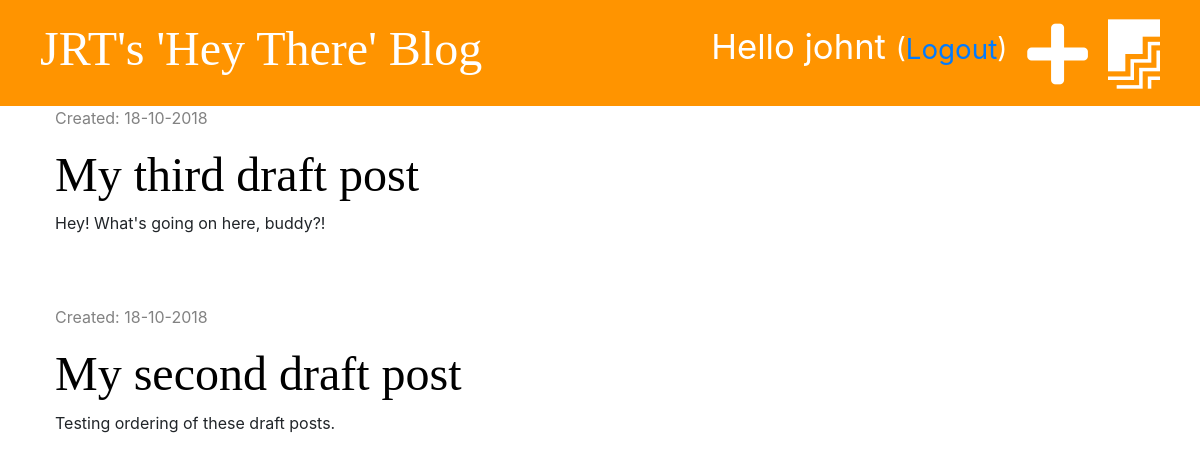
Page /drafts/ (signed in) on the committed database.
### blog/models.py (models this page shows, shortened)
class Post(models.Model):
    author = models.ForeignKey('auth.User', on_delete=models.CASCADE)
    title = models.CharField(max_length=200)
    text = models.TextField()
    created_date = models.DateTimeField(default=timezone.now)
    published_date = models.DateTimeField(blank=True, null=True)

### blog/views.py (the view)
# urls.py: path('drafts/', views.post_draft_list, name='post_draft_list'),
@login_required
def post_draft_list(request):
    posts = Post.objects.filter(published_date__isnull=True).order_by('-created_date')
    stuff_for_frontend = {'posts': posts}
    return render(request, 'blog/post_draft_list.html', stuff_for_frontend)

### blog/templates/blog/post_draft_list.html (shortened to what this page needs)
{% extends 'blog/base.html'%}
{% block content %}
    {% for post in posts %}
        <div class="post">
            <p class="date">Created: {{ post.created_date|date:'d-m-Y' }}</p>
            <h1><a href="{% url 'post_detail' pk=post.pk %}" >{{ post.title }}</a></h1>
            <p>{{ post.text|truncatechars:50 }}</p>
        </div>
    {% endfor %}
{% endblock %}

### blog/templates/blog/base.html (shortened to what this page needs)
{% load staticfiles %}
<html>
<head>
    <link rel="stylesheet" href="https://stackpath.bootstrapcdn.com/bootstrap/4.1.3/css/bootstrap.min.css">
    <link rel="stylesheet" href="{% static 'css/blog.css' %}">
    <link rel="stylesheet" href="https://use.fontawesome.com/releases/v5.4.1/css/all.css">
    <link rel="stylesheet" href="{% static 'css/zenburn.css' %}">
</head>
<body>
<div class="page-header">
    {% if user.is_authenticated %}
        <a href="{% url 'post_draft_list' %}" class="top-menu"><i class="fab fa-firstdraft fa-2x" style="color: white"></i></a>
        <a href="{% url 'post_new' %}" class="top-menu"><i class="fas fa-plus fa-2x" style="color: white"></i></a>
        <p class="top-menu">Hello {{ user.username }} <small>(<a href="{% url 'logout' %}">Logout</a>)</small></p>
    {% else %}
        <a href="{% url 'login' %}" class="top-menu"><i class="fas fa-sign-in-alt fa-2x" style="color: white"></i></a>
    {% endif %}
    <h1><a href="/">JRT's 'Hey There' Blog</a></h1>
</div>
<div class="content container">
    <div class="row">
        <div class="col-md-8">
            {% block content %}
            {% endblock %}
         </div>
    </div>
</div>
</body>
</html>

### blog/static/css/blog.css (style rules this page uses)
.page-header { background-color: #ff9400; margin-top: 0; padding: 20px 20px 20px 40px; }
.page-header h1, .page-header h1 a { color: #ffffff; font-size: 36pt; text-decoration: none; }
.content { margin-left: 40px; }
h1, h2, h3, h4 { font-family: 'Tangerine', 'Inconsolata', 'Droid Sans', serif; font-size: 48px; }
.date { color: #828282; }
.post { margin-bottom: 70px; }
.post h1 a { color: #000000; }
.top-menu, top-menu:hover { color: #ffffff; float: right; font-size: 26pt; margin-right: 20px; }

### rows in the picture
Post: created_date "18-10-2018", title "My third draft post", text "Hey! What's going on here, buddy?!"
Post: created_date "18-10-2018", title "My second draft post", text "Testing ordering of these draft posts."

### other values in the picture
{{ user.username }} "johnt"
